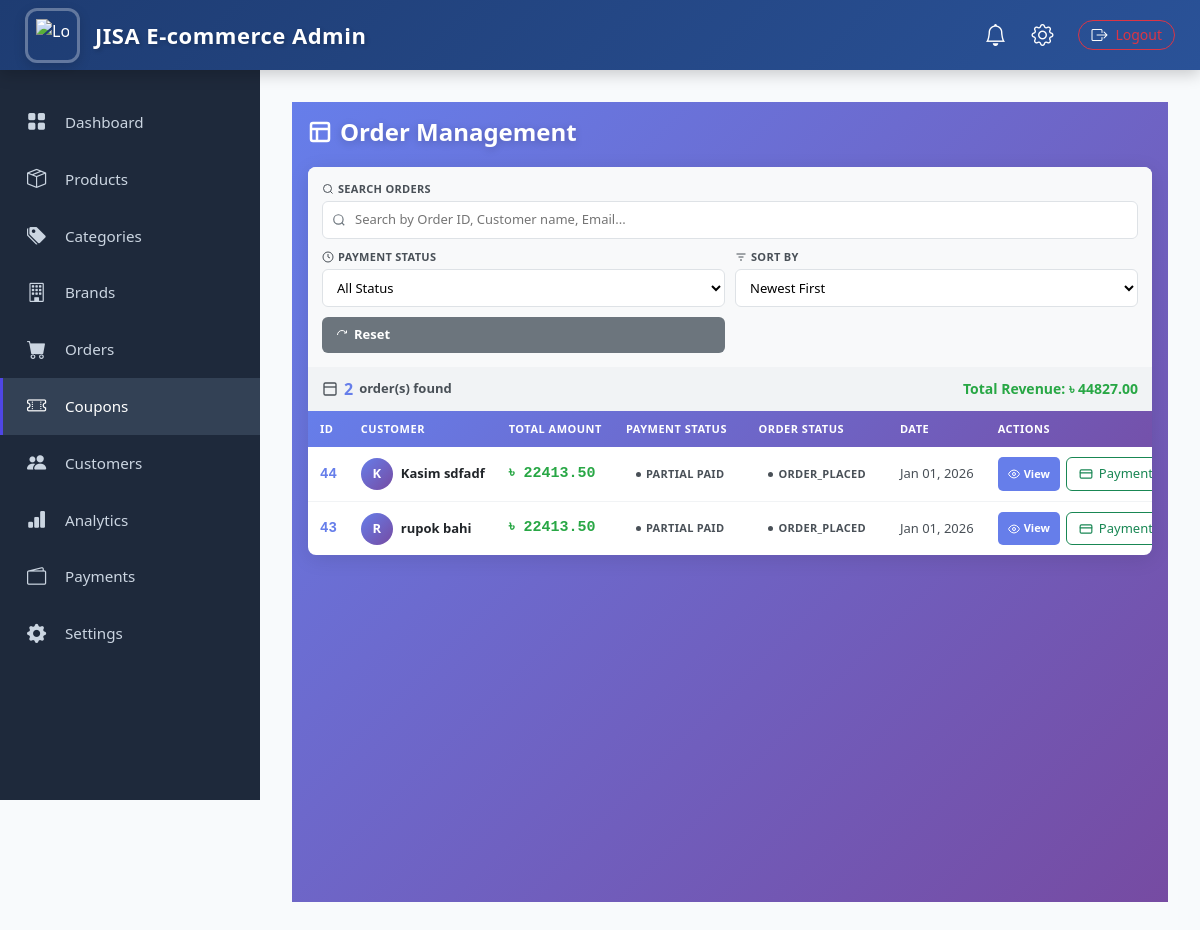
/adminpanel/orders/ (signed in), run on an earlier commit of the app's database.
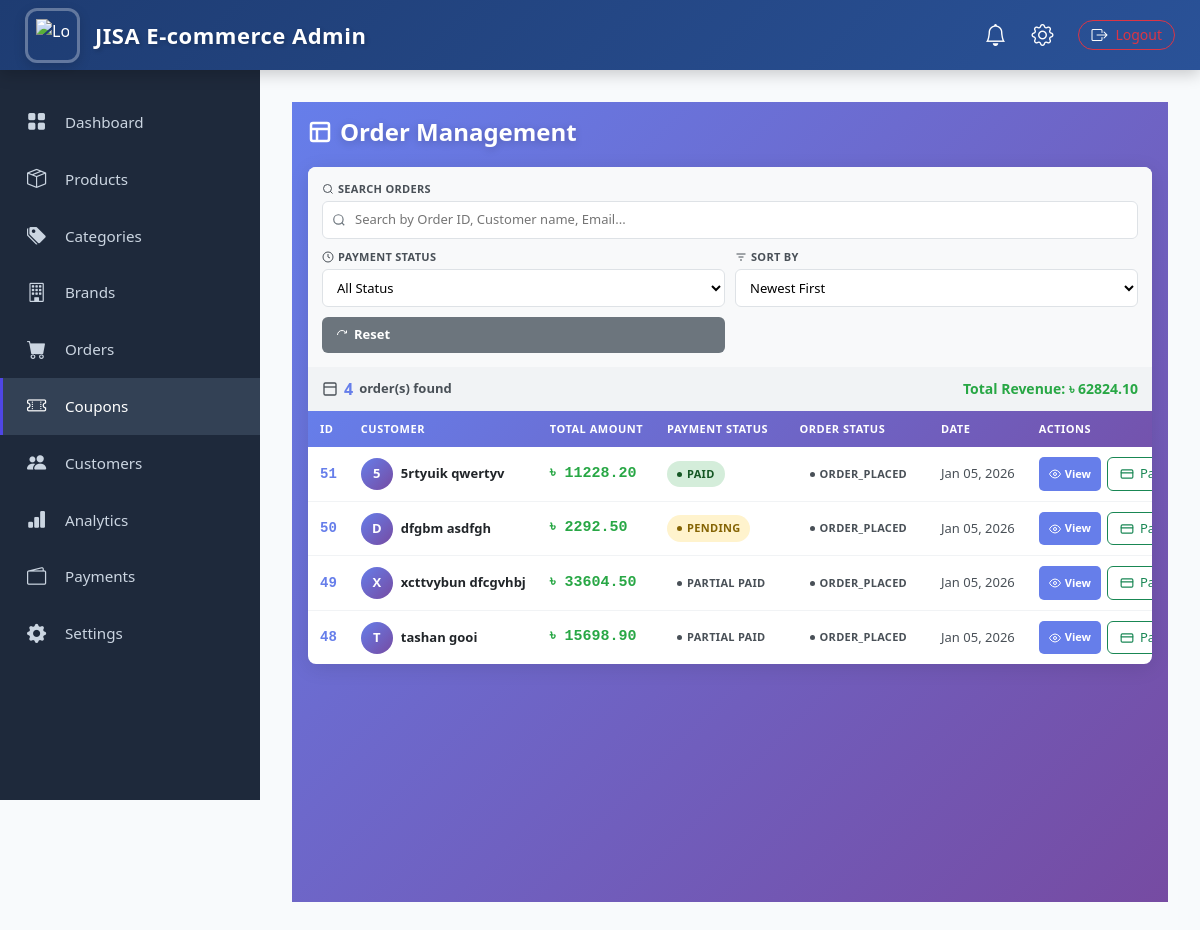
And on a later commit of the database.
### core/models.py (models this page shows, shortened)
class Order(models.Model):
    user = models.ForeignKey(settings.AUTH_USER_MODEL,on_delete=models.SET_NULL,null=True, blank=True )
    first_name = models.CharField(max_length=100)
    last_name = models.CharField(max_length=100)
    address = models.TextField()
    mobile = models.CharField(max_length=20)
    email = models.EmailField()
    upazila = models.CharField(max_length=100)
    district = models.CharField(max_length=100)
    comment = models.TextField(blank=True, null=True)
    delivery_method = models.CharField(max_length=50)
    delivery_charge = models.FloatField(default=0)
    payment_method = models.CharField(max_length=50)
    payment_status = models.CharField(
        max_length=20,
        choices=(
            ("pending", "Pending"),
            ("paid", "Paid"),
            ("failed", "Failed"),
            ("partial paid", "partial Paid"),
        ),
        default="pending"
    )
    order_status = models.CharField(
        max_length=30,
        choices=(
        ("order_placed", "Order Placed"),               # Customer placed order
        ("confirmed", "Order Confirmed"),              # Admin/staff confirmed
        ("preparing", "Preparing"),                    # Restaurant / warehouse preparing
        ("processing", "Processing"),                  # Payment / packaging processing
        ("packed", "Packed"),                          # Packed & ready to ship
        ("shipped", "Shipped"),                        # Out for delivery
        ("out_for_delivery", "Out for Delivery"),     # Courier / delivery on the way
        ("delivered", "Delivered"),                    # Customer received
        ("completed", "Order Completed"),              # All done, finalized
        ("refunded", "Refunded"),                      # Payment refunded
        ("cancelled", "Cancelled"),                    # Order cancelled
        ("failed", "Payment Failed"),                  # Payment failed
        ("on_hold", "On Hold"),
        ),
        default="order_placed"
    )
    payment_transaction_id = models.CharField(unique=True, max_length=100, blank=True, null=True)
    amount_paid = models.FloatField(default=0)
    payment_note = models.TextField(blank=True, null=True)
    is_stock_reduced = models.BooleanField(default=False)
    subtotal = models.FloatField()
    discount = models.FloatField(default=0)
    total = models.FloatField()
    created_at = models.DateTimeField(auto_now_add=True)

### admin_panel/views.py (the view, shortened to what this page needs)
# urls.py: path("orders/", views.admin_order_list, name="admin_order_list"),
@superuser_required
def admin_order_list(request):
    orders = Order.objects.select_related('user').prefetch_related('items').all()
    search_query = request.GET.get('search', '').strip()
    status_filter = request.GET.get('status', '').strip()
    if status_filter:
        orders = orders.filter(payment_status=status_filter)
    sort_by = request.GET.get('sort', '-created_at')
    valid_sorts = ['-created_at', 'created_at', '-total', 'total', '-id', 'id']
    if sort_by in valid_sorts:
        orders = orders.order_by(sort_by)
    else:
        orders = orders.order_by('-created_at')
    total_revenue = orders.aggregate(Sum('total'))['total__sum'] or 0
    context = {
        'orders': orders,
        'total_revenue': total_revenue,
    }
    return render(request, 'order/admin_order_list.html', context)

### admin_panel/views.py (called while the page is built)
def superuser_required(view_func):
    return user_passes_test(lambda u: u.is_superuser)(view_func)

### core/context_processors.py (called while the page is built)
def categories_menu(request):
    categories = Category.objects.filter(parent__isnull=True).prefetch_related('children')
    return {'menu_categories': categories}

### admin_panel/templates/order/admin_order_list.html (shortened to what the changed rows need)
{% extends 'admin-base.html' %}
{% block content %}
<div class="orders-container">
  <div class="orders-header">
    <h2 class="orders-title">
      <svg width="24" height="24" viewBox="0 0 24 24" fill="none" stroke="currentColor" stroke-width="2.5">
        <rect x="3" y="3" width="18" height="18" rx="2"/>
        <path d="M3 9h18M9 21V9"/>
      </svg>
      Order Management
    </h2>
  </div>
  <div class="orders-card">
    <div class="stats-bar">
      <span class="total-orders">
        <svg width="16" height="16" viewBox="0 0 24 24" fill="none" stroke="currentColor" stroke-width="2" style="display: inline; vertical-align: middle;">
          <rect x="3" y="3" width="18" height="18" rx="2"/>
          <path d="M3 9h18"/>
        </svg>
        <strong>{{ orders.count }}</strong> order(s) found
      </span>
      <span class="total-revenue">
        Total Revenue: ৳ {{ total_revenue|floatformat:2 }}
      </span>
    </div>
    <div class="table-wrapper">
      {% if orders %}
      <table class="orders-table">
        <thead>
          <tr>
            <th>ID</th>
            <th>Customer</th>
            <th>Total Amount</th>
            <th>Payment Status</th>
            <th>Order Status</th>
            <th>Date</th>
            <th>Actions</th>
          </tr>
        </thead>
        <tbody>
          {% for order in orders %}
          <tr>
            <td>
              <span class="order-id">{{ order.id }}</span>
            </td>
            <td>
              <div class="user-info">
                <div class="user-avatar">
                  {{ order.first_name|slice:":1"|upper }}
                </div>
                <span class="user-name">{{ order.first_name }} {{ order.last_name }}</span>
              </div>
            </td>
            <td>
              <span class="price-badge">৳ {{ order.total|floatformat:2 }}</span>
            </td>
            <td>
              <span class="status-badge status-{{ order.payment_status|lower|cut:' ' }}">
                <span class="status-dot"></span>
                {{ order.payment_status|title }}
              </span>
            </td>
            <td>
              <span class="status-badge status-{{ order.order_status|lower|cut:' ' }}">
                <span class="status-dot"></span>
                {{ order.order_status|title }}
              </span>
            </td>
            <td>{{ order.created_at|date:"M d, Y" }}</td>
            <td>
              <div class="actions-cell">
                <a href="{% url 'admin_order_detail' order.id %}" class="btn-action btn-view">
                  <svg width="12" height="12" viewBox="0 0 24 24" fill="none" stroke="currentColor" stroke-width="2">
                    <path d="M1 12s4-8 11-8 11 8 11 8-4 8-11 8-11-8-11-8z"/>
                    <circle cx="12" cy="12" r="3"/>
                  </svg>
                  View
                </a>
                <a href="{% url 'admin_update_payment' order.id %}"
                  style="
                        display:inline-flex;
                        align-items:center;
                        gap:6px;
                        padding:6px 12px;
                        font-size:13px;
                        font-weight:500;
                        color:#198754;
                        border:1px solid #198754;
                        border-radius:6px;
                        text-decoration:none;
                        transition:all 0.25s ease;
                  "
                  onmouseover="this.style.background='#198754';this.style.color='#fff';"
                  onmouseout="this.style.background='transparent';this.style.color='#198754';"
                >
                    <svg width="14" height="14" viewBox="0 0 24 24" fill="none"
                        stroke="currentColor" stroke-width="2" stroke-linecap="round" stroke-linejoin="round">
                        <rect x="2" y="5" width="20" height="14" rx="2"></rect>
                        <line x1="2" y1="10" x2="22" y2="10"></line>
                    </svg>
                    <span> Payment</span>
                </a>
              </div>
            </td>
          </tr>
          {% endfor %}
        </tbody>
      </table>
      {% else %}
      <div class="no-orders">
        <div class="no-orders-icon">📦</div>
        <h3>No Orders Found</h3>
        <p>Try adjusting your filters or search criteria to find orders</p>
      </div>
      {% endif %}
    </div>
  </div>
</div>
{% endblock %}

What changed in the data, as far as the page shows it:
removed Order: id "44", first_name "K", first_name "Kasim", last_name "sdfadf", total "22413.50", payment_status "PARTIAL PAID", order_status "ORDER_PLACED", created_at "Jan 01, 2026"
removed Order: id "43", first_name "R", first_name "rupok", last_name "bahi", total "22413.50", payment_status "PARTIAL PAID", order_status "ORDER_PLACED", created_at "Jan 01, 2026"
added Order: id "51", first_name "5", first_name "5rtyuik", last_name "qwertyv", total "11228.20", payment_status "PAID", order_status "ORDER_PLACED", created_at "Jan 05, 2026"
added Order: id "50", first_name "D", first_name "dfgbm", last_name "asdfgh", total "2292.50", payment_status "PENDING", order_status "ORDER_PLACED", created_at "Jan 05, 2026"
added Order: id "49", first_name "X", first_name "xcttvybun", last_name "dfcgvhbj", total "33604.50", payment_status "PARTIAL PAID", order_status "ORDER_PLACED", created_at "Jan 05, 2026"
added Order: id "48", first_name "T", first_name "tashan", last_name "gooi", total "15698.90", payment_status "PARTIAL PAID", order_status "ORDER_PLACED", created_at "Jan 05, 2026"
Also different on the page:
{{ orders.count }}: "2" → "4"
{{ total_revenue|floatformat:2 }}: "44827.00" → "62824.10"
